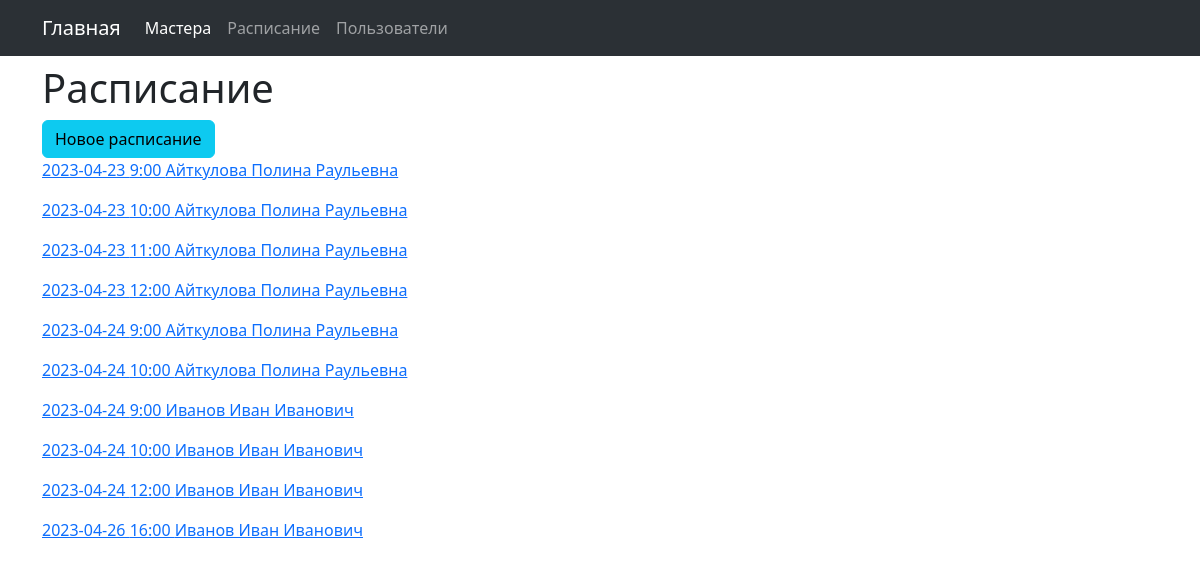
Screenshot of /timetable/ with the database file from the repository.
### data/timetable.py (models this page shows, shortened)
class Timetable(SqlAlchemyBase):
    __tablename__ = 'timetable'
    id = Column(Integer, primary_key=True, autoincrement=True)
    date = sqlalchemy.Column(Date)
    """Дата в расписании"""
    employee_id = Column(Integer, ForeignKey("employee.id"))
    """id мастера"""
    employee = relationship("Employee", back_populates="timetables")
    """Мастер"""
    reception_time_id = Column(Integer, ForeignKey("reception_time.id"))
    """id времени"""
    reception_time = relationship("ReceptionTime", back_populates="timetables")
    """Время в расписании"""
    profile_id = Column(Integer, ForeignKey("profile.id"))
    """id профиля"""
    profile = relationship("Profile", back_populates="timetables")
    """Профиль"""

class ReceptionTime(SqlAlchemyBase):
    __tablename__ = 'reception_time'
    id = Column(Integer, primary_key=True, autoincrement=True)
    time = sqlalchemy.Column(String)
    """Время записи"""
    timetables = relationship("Timetable", back_populates="reception_time", cascade="all, delete-orphan")

### data/employee.py (models this page shows, shortened)
class Employee(SqlAlchemyBase):
    __tablename__ = 'employee'
    id = Column(Integer, primary_key=True, autoincrement=True)
    name = Column(String(20))
    """Имя мастера"""
    surname = Column(String(30))
    """Фамилия мастера"""
    middle_name = Column(String(30))
    """Отчество мастера"""
    timetables = relationship("Timetable", back_populates="employee", cascade="all, delete-orphan")
    """Расписание"""
    def __str__(self):
        return f"{self.surname} {self.name} {self.middle_name}"

### timetable/blueprint.py (the view)
@timetable.route('/')
def index():
    db_sess = db_session.create_session()
    timetables = db_sess.query(Timetable).all()
    return render_template('timetable/index.html', obj=timetables)

### data/db_session.py (called while the page is built)
def create_session() -> Session:
    global __factory
    return __factory()

### timetable/templates/timetable/index.html (shortened to what this page needs)
{% extends "base.html" %}
{% block content_title %}
<h1>Расписание</h1>
{% endblock %}
{% block content %}
<div class="col-md-6">
    <a class="btn btn-info" href="{{url_for('timetable.create')}}">Новое расписание</a>
    {% for item in obj %}
    <div class="form-group">
        <p>
            <a href="{{ url_for('timetable.edit', pk=item.id) }}">{{item.date}} {{item.reception_time.time}} {{item.employee}}</a>
        </p>
    </div>
    {% endfor %}
    {% endblock %}

### rows the page displays
Timetable: date "2023-04-23", reception_time.time "9:00", employee "Айткулова Полина Раульевна"
Timetable: date "2023-04-23", reception_time.time "10:00", employee "Айткулова Полина Раульевна"
Timetable: date "2023-04-23", reception_time.time "11:00", employee "Айткулова Полина Раульевна"
Timetable: date "2023-04-23", reception_time.time "12:00", employee "Айткулова Полина Раульевна"
Timetable: date "2023-04-24", reception_time.time "9:00", employee "Айткулова Полина Раульевна"
Timetable: date "2023-04-24", reception_time.time "10:00", employee "Айткулова Полина Раульевна"
Timetable: date "2023-04-24", reception_time.time "9:00", employee "Иванов Иван Иванович"
Timetable: date "2023-04-24", reception_time.time "10:00", employee "Иванов Иван Иванович"
Timetable: date "2023-04-24", reception_time.time "12:00", employee "Иванов Иван Иванович"
Timetable: date "2023-04-26", reception_time.time "16:00", employee "Иванов Иван Иванович"
